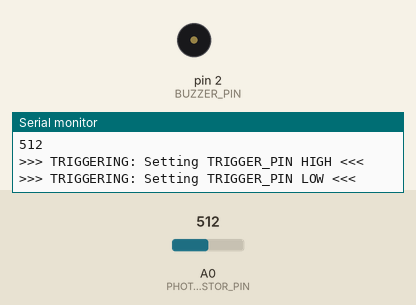
A sketch run on a simulated Arduino Nano, built with avr-gcc and run on an emulated ATmega328P. On the bench: buzzer (waves = sounding, pin HIGH), the last lines printed to the serial monitor. The test bench sets the inputs (shaded band); at power-on: A0 (PHOTORESISTOR_PIN) = 512. Pins used as bus, display or sensor lines are not drawn.

Above: at 2.8 s.
2.9 s: A0 (PHOTORESISTOR_PIN) set to 139
6.4 s: A0 (PHOTORESISTOR_PIN) set to 111
At 7.1 s:
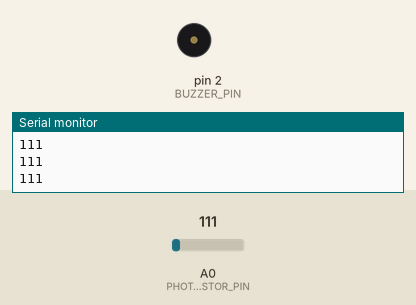
Timing chart, 0 to 9.4 s (numbered marks = the images above; inputs shaded):
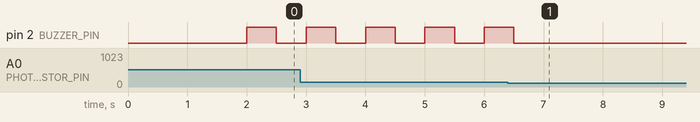

The sketch:

arduino-nano.ino
```cpp
// Photoresistor connected to analog pin A0
// Active buzzer connected to digital pin 2
// Trigger pin connected to digital pin 8

const int PHOTORESISTOR_PIN = A0;
const int BUZZER_PIN = 2;
const int TRIGGER_PIN = 8;
const int THRESHOLD = 125;

bool hasTriggered = false; // Flag to prevent retriggering while above threshold

void setup() {
  // Initialize serial communication for debugging (optional)
  Serial.begin(115200);

  // Set buzzer pin as output
  pinMode(BUZZER_PIN, OUTPUT);

  // Set trigger pin as output
  pinMode(TRIGGER_PIN, OUTPUT);

  // Ensure buzzer and trigger pin start off
  digitalWrite(BUZZER_PIN, LOW);
  digitalWrite(TRIGGER_PIN, LOW);
}

void loop() {
  // Read the photoresistor value
  int photoValue = analogRead(PHOTORESISTOR_PIN);

  Serial.println(photoValue);

  // Check if value is above threshold
  if (photoValue > THRESHOLD) {
    // Trigger pin 8 once when crossing above threshold
    if (!hasTriggered) {
      digitalWrite(TRIGGER_PIN, HIGH);
      Serial.println(">>> TRIGGERING: Setting TRIGGER_PIN HIGH <<<");
      delay(2000); // Keep pin high for 2 seconds
      digitalWrite(TRIGGER_PIN, LOW);
      Serial.println(">>> TRIGGERING: Setting TRIGGER_PIN LOW <<<");
      hasTriggered = true; // Prevent retriggering while above threshold
    }

    // Enter beeping loop until value drops below threshold
    while (analogRead(PHOTORESISTOR_PIN) > THRESHOLD) {
      // Turn buzzer on for half a second
      digitalWrite(BUZZER_PIN, HIGH);
      delay(500);

      // Turn buzzer off for half a second
      digitalWrite(BUZZER_PIN, LOW);
      delay(500);
    }
    // Ensure buzzer is off when exiting the loop
    digitalWrite(BUZZER_PIN, LOW);
  } else {
    // Reset trigger flag when value drops below threshold
    hasTriggered = false;
  }

  // Small delay to prevent excessive reading
  delay(10);
}
```

Measured:
- the behaviour switches between 126 and 125 on A0 (PHOTORESISTOR_PIN) (found by bisection; images 0 and 1)
- after the input at 6.4 s, pin 2 (BUZZER_PIN): goes on until 6.5 s, then stays LOW
- by itself, pin 2 (BUZZER_PIN): alternates HIGH for 0.50 s and LOW for 0.50 s
